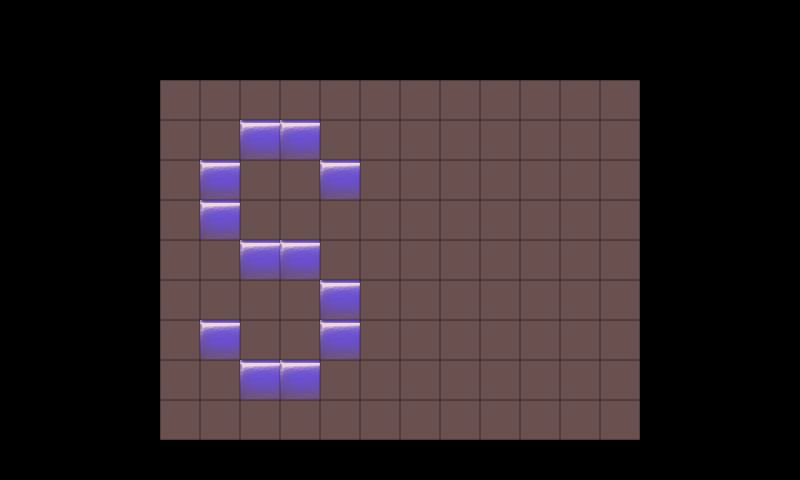

This game map was drawn from its Tiled (.tmx) file and the tilesets committed beside it. A one-line description and the trimmed map source follow:
An orthogonal 20x12 tile map with 40x40 px tiles, 2 tile layers (Hidden Pattern, Tiles), 2 tilesets and 120 objects (120x Reel).

<map version="1.0" orientation="orthogonal" renderorder="right-down" width="20" height="12" tilewidth="40" tileheight="40" nextobjectid="148">
 <tileset firstgid="1" name="light_pink_transparent 40x40" tilewidth="40" tileheight="40" tilecount="1" columns="1">
  <image source="light_pink_transparent 40x40.png" width="40" height="40" />
 </tileset>
 <tileset firstgid="2" name="blue" tilewidth="40" tileheight="40" tilecount="1" columns="1">
  <image source="blue.png" width="49" height="49" />
 </tileset>
 <objectgroup name="Hidden Pattern Object">
  <object id="109" name="Reel" x="240" y="360" width="40" height="40" />
  <object id="110" name="Reel" x="280" y="360" width="40" height="40" />
  <object id="111" name="Reel" x="320" y="320" width="40" height="40" />
  <object id="112" name="Reel" x="320" y="280" width="40" height="40" />
  <object id="113" name="Reel" x="280" y="240" width="40" height="40" />
  <object id="114" name="Reel" x="240" y="240" width="40" height="40" />
  <object id="115" name="Reel" x="200" y="200" width="40" height="40" />
  <object id="116" name="Reel" x="200" y="160" width="40" height="40" />
  <object id="117" name="Reel" x="240" y="120" width="40" height="40" />
  <object id="118" name="Reel" x="280" y="120" width="40" height="40" />
  <object id="119" name="Reel" x="319" y="159" width="40" height="40" />
  <object id="147" name="Reel" x="200" y="320" width="40" height="40" />
 </objectgroup>
 <layer name="Hidden Pattern" width="20" height="12">
  <data>[240 cells, 12 non-empty, 1 distinct tile ids]</data>
 </layer>
 <objectgroup name="Reels">
  <object id="8" name="Reel" x="160" y="80" width="40" height="40" />
  <object id="9" name="Reel" x="200" y="80" width="40" height="40" />
  <object id="10" name="Reel" x="280" y="80" width="40" height="40" />
  <object id="11" name="Reel" x="240" y="80" width="40" height="40" />
  <object id="12" name="Reel" x="320" y="120" width="40" height="40" />
  <object id="13" name="Reel" x="360" y="120" width="40" height="40" />
  <object id="14" name="Reel" x="400" y="120" width="40" height="40" />
  <object id="15" name="Reel" x="440" y="120" width="40" height="40" />
  <object id="16" name="Reel" x="480" y="120" width="40" height="40" />
  <object id="17" name="Reel" x="520" y="120" width="40" height="40" />
  <object id="18" name="Reel" x="560" y="120" width="40" height="40" />
  <object id="19" name="Reel" x="160" y="120" width="40" height="40" />
  <object id="20" name="Reel" x="200" y="120" width="40" height="40" />
  <object id="21" name="Reel" x="240" y="120" width="40" height="40" />
  <object id="22" name="Reel" x="280" y="120" width="40" height="40" />
  <object id="23" name="Reel" x="200" y="160" width="40" height="40" />
  <object id="24" name="Reel" x="480" y="160" width="40" height="40" />
  <object id="25" name="Reel" x="240" y="160" width="40" height="40" />
  <object id="26" name="Reel" x="360" y="160" width="40" height="40" />
  <object id="27" name="Reel" x="520" y="160" width="40" height="40" />
  <object id="28" name="Reel" x="560" y="160" width="40" height="40" />
  <object id="29" name="Reel" x="320" y="160" width="40" height="40" />
  <object id="30" name="Reel" x="160" y="160" width="40" height="40" />
  <object id="31" name="Reel" x="400" y="160" width="40" height="40" />
  <object id="32" name="Reel" x="280" y="160" width="40" height="40" />
  <object id="33" name="Reel" x="440" y="160" width="40" height="40" />
  <object id="34" name="Reel" x="200" y="200" width="40" height="40" />
  <object id="35" name="Reel" x="480" y="200" width="40" height="40" />
  <object id="36" name="Reel" x="240" y="200" width="40" height="40" />
  <object id="37" name="Reel" x="360" y="200" width="40" height="40" />
  <object id="38" name="Reel" x="520" y="200" width="40" height="40" />
  <object id="39" name="Reel" x="560" y="200" width="40" height="40" />
  <object id="40" name="Reel" x="320" y="200" width="40" height="40" />
  <object id="41" name="Reel" x="160" y="200" width="40" height="40" />
  <object id="42" name="Reel" x="400" y="200" width="40" height="40" />
  <object id="43" name="Reel" x="280" y="200" width="40" height="40" />
  <object id="44" name="Reel" x="440" y="200" width="40" height="40" />
  <object id="45" name="Reel" x="200" y="240" width="40" height="40" />
  <object id="46" name="Reel" x="480" y="240" width="40" height="40" />
  <object id="47" name="Reel" x="240" y="240" width="40" height="40" />
  <object id="48" name="Reel" x="360" y="240" width="40" height="40" />
  <object id="49" name="Reel" x="520" y="240" width="40" height="40" />
  <object id="50" name="Reel" x="560" y="240" width="40" height="40" />
  <object id="51" name="Reel" x="320" y="240" width="40" height="40" />
  <object id="52" name="Reel" x="160" y="240" width="40" height="40" />
  <object id="53" name="Reel" x="400" y="240" width="40" height="40" />
  <object id="54" name="Reel" x="280" y="240" width="40" height="40" />
  <object id="55" name="Reel" x="440" y="240" width="40" height="40" />
  <object id="56" name="Reel" x="200" y="280" width="40" height="40" />
  <object id="57" name="Reel" x="480" y="280" width="40" height="40" />
  <object id="58" name="Reel" x="240" y="280" width="40" height="40" />
  <object id="59" name="Reel" x="360" y="280" width="40" height="40" />
  <object id="60" name="Reel" x="520" y="280" width="40" height="40" />
  <object id="61" name="Reel" x="560" y="280" width="40" height="40" />
  <object id="62" name="Reel" x="320" y="280" width="40" height="40" />
  <object id="63" name="Reel" x="160" y="280" width="40" height="40" />
  <object id="64" name="Reel" x="400" y="280" width="40" height="40" />
  <object id="65" name="Reel" x="280" y="280" width="40" height="40" />
  <object id="66" name="Reel" x="440" y="280" width="40" height="40" />
  <object id="68" name="Reel" x="480" y="320" width="40" height="40" />
  <object id="69" name="Reel" x="240" y="320" width="40" height="40" />
  <object id="70" name="Reel" x="360" y="320" width="40" height="40" />
  <object id="71" name="Reel" x="520" y="320" width="40" height="40" />
  <object id="72" name="Reel" x="560" y="320" width="40" height="40" />
  <object id="73" name="Reel" x="320" y="320" width="40" height="40" />
  <object id="74" name="Reel" x="160" y="320" width="40" height="40" />
  <object id="75" name="Reel" x="400" y="320" width="40" height="40" />
  <object id="76" name="Reel" x="280" y="320" width="40" height="40" />
  <object id="77" name="Reel" x="440" y="320" width="40" height="40" />
  <object id="78" name="Reel" x="200" y="360" width="40" height="40" />
  <object id="79" name="Reel" x="480" y="360" width="40" height="40" />
  <object id="80" name="Reel" x="240" y="360" width="40" height="40" />
  <object id="81" name="Reel" x="360" y="360" width="40" height="40" />
  <object id="82" name="Reel" x="520" y="360" width="40" height="40" />
  <object id="83" name="Reel" x="560" y="360" width="40" height="40" />
  <object id="84" name="Reel" x="320" y="360" width="40" height="40" />
  <object id="85" name="Reel" x="160" y="360" width="40" height="40" />
  <object id="86" name="Reel" x="400" y="360" width="40" height="40" />
  <object id="87" name="Reel" x="280" y="360" width="40" height="40" />
  <object id="88" name="Reel" x="440" y="360" width="40" height="40" />
  <object id="89" name="Reel" x="200" y="400" width="40" height="40" />
  <object id="91" name="Reel" x="240" y="400" width="40" height="40" />
  <object id="92" name="Reel" x="360" y="400" width="40" height="40" />
  <object id="93" name="Reel" x="520" y="400" width="40" height="40" />
  <object id="94" name="Reel" x="560" y="400" width="40" height="40" />
  </objectgroup>
 <layer name="Tiles" width="20" height="12">
  <data>[240 cells, 108 non-empty, 1 distinct tile ids]</data>
 </layer>
</map>
<!-- 23 of 120 objects omitted -->
